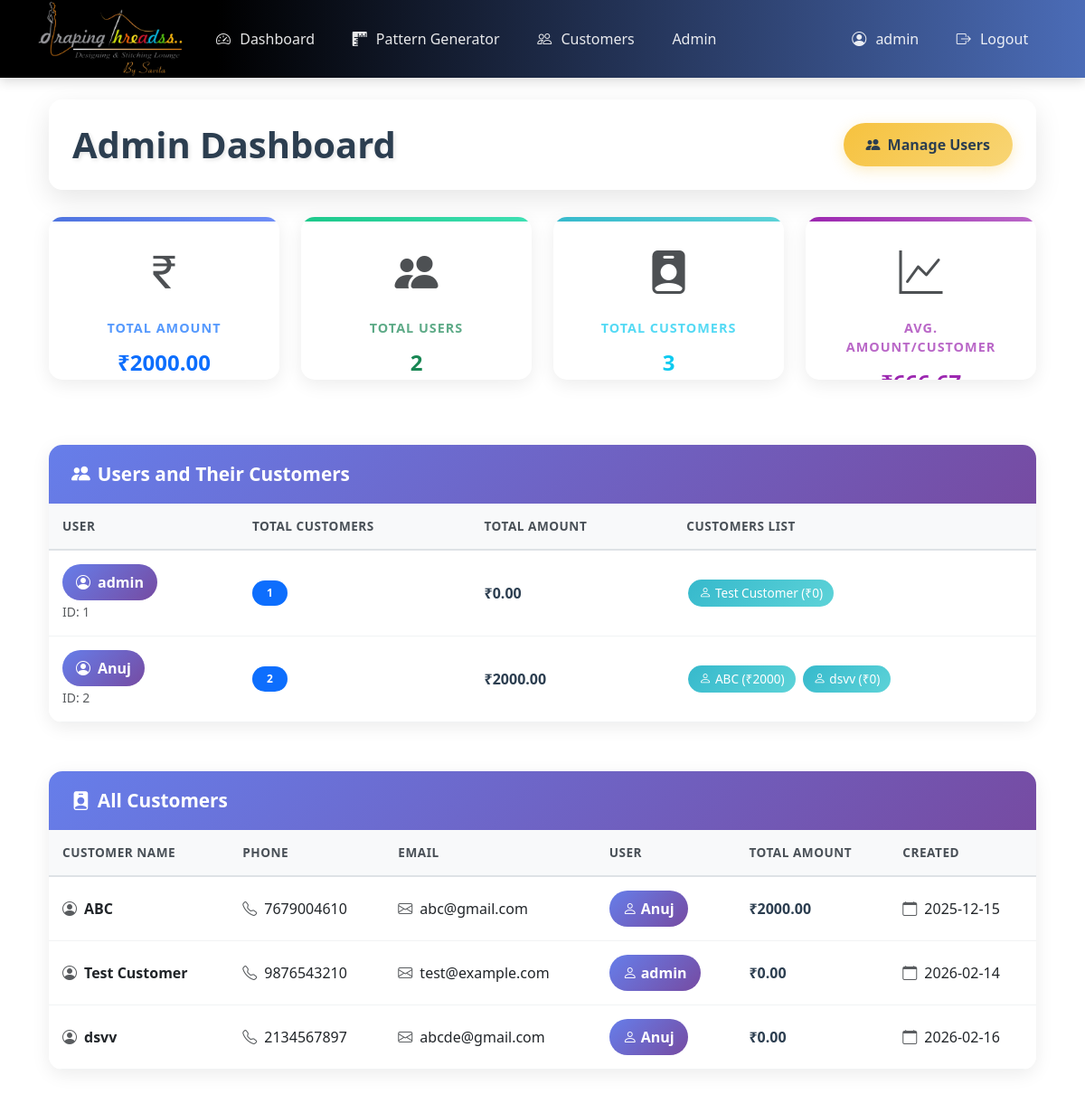
The page /dashboard (signed in) on the database its author committed.
### app.py (models this page shows, shortened)
class User(UserMixin, db.Model):
    id = db.Column(db.Integer, primary_key=True)
    username = db.Column(db.String(80), unique=True, nullable=False)
    password_hash = db.Column(db.String(128))
    created_at = db.Column(db.DateTime, default=db.func.current_timestamp())

class Customer(db.Model):
    __tablename__ = 'customer'
    id = db.Column(db.Integer, primary_key=True)
    user_id = db.Column(db.Integer, db.ForeignKey('user.id'), nullable=False)
    name = db.Column(db.String(100), nullable=False)
    email = db.Column(db.String(120), unique=True, nullable=False)
    phone = db.Column(db.String(20), unique=True, nullable=False)
    address = db.Column(db.Text)
    total_amount = db.Column(db.Float, default=0.0)  # Total amount across all orders
    created_at = db.Column(db.DateTime, default=db.func.current_timestamp())
    updated_at = db.Column(db.DateTime, default=db.func.current_timestamp(),
                         onupdate=db.func.current_timestamp())
    orders = db.relationship('Order', back_populates='customer_obj', lazy=True, cascade='all, delete-orphan')
    measurements = db.relationship('SavedMeasurement', back_populates='customer_obj', lazy=True,
                                 cascade='all, delete-orphan')

### app.py (the view)
@app.route('/dashboard')
@login_required
def dashboard():
    if current_user.username == 'admin':
        users = User.query.all()
        customers = Customer.query.all()
        total_amount = db.session.query(db.func.sum(Customer.total_amount)).scalar() or 0
        user_customers = {}
        for user in users:
            user_customers[user.id] = Customer.query.filter_by(user_id=user.id).all()
        return render_template('dashboard.html',
                             is_admin=True,
                             users=users,
                             customers=customers,
                             user_customers=user_customers,
                             total_amount=total_amount)
    else:
        return render_template('dashboard.html', is_admin=False)

### templates/dashboard.html (shortened to what this page needs)
{% extends "base.html" %}
{% block content %}
{% if is_admin %}
<div class="container">
    <div class="admin-header fade-in-up">
        <div class="d-flex justify-content-between align-items-center">
            <h1 class="admin-title">
                Admin Dashboard
            </h1>
            <div>
                <a href="{{ url_for('admin_users') }}" class="btn btn-manage-users">
                    <i class="bi bi-people-fill me-2"></i>Manage Users
                </a>
            </div>
        </div>
    </div>
    <div class="row mb-5">
        <div class="col-md-3 mb-4">
            <div class="summary-card primary fade-in-up stagger-1">
                <div class="summary-icon">
                    <i class="bi bi-currency-rupee"></i>
                </div>
                <div class="summary-title text-primary">Total Amount</div>
                <div class="summary-value text-primary amount-text">₹{{ "%.2f"|format(total_amount) }}</div>
            </div>
        </div>
        <div class="col-md-3 mb-4">
            <div class="summary-card success fade-in-up stagger-2">
                <div class="summary-icon">
                    <i class="bi bi-people-fill"></i>
                </div>
                <div class="summary-title text-success">Total Users</div>
                <div class="summary-value text-success">{{ users|length }}</div>
            </div>
        </div>
        <div class="col-md-3 mb-4">
            <div class="summary-card info fade-in-up stagger-3">
                <div class="summary-icon">
                    <i class="bi bi-person-badge-fill"></i>
                </div>
                <div class="summary-title text-info">Total Customers</div>
                <div class="summary-value text-info">{{ customers|length }}</div>
            </div>
        </div>
        <div class="col-md-3 mb-4">
            <div class="summary-card warning fade-in-up stagger-4">
                <div class="summary-icon">
                    <i class="bi bi-graph-up"></i>
                </div>
                <div class="summary-title text-warning">Avg. Amount/Customer</div>
                <div class="summary-value text-warning amount-text">₹{{ "%.2f"|format(total_amount / customers|length if customers|length > 0 else 0) }}</div>
            </div>
        </div>
    </div>
    <div class="row mb-4">
        <div class="col-12">
            <div class="data-table-card fade-in-up">
                <div class="data-table-header">
                    <h4><i class="bi bi-people-fill me-2"></i>Users and Their Customers</h4>
                </div>
                <div class="card-body p-0">
                    <div class="table-responsive">
                        <table class="table table-custom mb-0">
                            <thead>
                                <tr>
                                    <th>User</th>
                                    <th>Total Customers</th>
                                    <th>Total Amount</th>
                                    <th>Customers List</th>
                                </tr>
                            </thead>
                            <tbody>
                                {% for user in users %}
                                <tr>
                                    <td>
                                        <div class="user-badge">
                                            <i class="bi bi-person-circle me-2"></i>{{ user.username }}
                                        </div>
                                        <br>
                                        <small class="text-muted">ID: {{ user.id }}</small>
                                    </td>
                                    <td>
                                        <span class="badge bg-primary rounded-pill px-3 py-2">{{ user_customers[user.id]|length }}</span>
                                    </td>
                                    <td>
                                        <span class="amount-text">₹{{ "%.2f"|format(user_customers[user.id]|sum(attribute='total_amount')) }}</span>
                                    </td>
                                    <td>
                                        {% if user_customers[user.id] %}
                                            {% for customer in user_customers[user.id] %}
                                                <span class="customer-badge">
                                                    <i class="bi bi-person me-1"></i>{{ customer.name }} (₹{{ "%.0f"|format(customer.total_amount) }})
                                                </span>
                                            {% endfor %}
                                        {% else %}
                                            <span class="text-muted">No customers</span>
                                        {% endif %}
                                    </td>
                                </tr>
                                {% endfor %}
                            </tbody>
                        </table>
                    </div>
                </div>
            </div>
        </div>
    </div>
    <div class="row">
        <div class="col-12">
            <div class="data-table-card fade-in-up">
                <div class="data-table-header">
                    <h4><i class="bi bi-person-badge-fill me-2"></i>All Customers</h4>
                </div>
                <div class="card-body p-0">
                    <div class="table-responsive">
                        <table class="table table-custom mb-0">
                            <thead>
                                <tr>
                                    <th>Customer Name</th>
                                    <th>Phone</th>
                                    <th>Email</th>
                                    <th>User</th>
                                    <th>Total Amount</th>
                                    <th>Created</th>
                                </tr>
                            </thead>
                            <tbody>
                                {% for customer in customers %}
                                <tr>
                                    <td>
                                        <div class="d-flex align-items-center">
                                            <i class="bi bi-person-circle me-2 text-muted"></i>
                                            <strong>{{ customer.name }}</strong>
                                        </div>
                                    </td>
                                    <td>
                                        <div class="d-flex align-items-center">
                                            <i class="bi bi-telephone me-2 text-muted"></i>
                                            {{ customer.phone }}
                                        </div>
                                    </td>
                                    <td>
                                        <div class="d-flex align-items-center">
                                            <i class="bi bi-envelope me-2 text-muted"></i>
                                            {{ customer.email }}
                                        </div>
                                    </td>
                                    <td>
                                        {% for user in users if user.id == customer.user_id %}
                                            <span class="user-badge">
                                                <i class="bi bi-person me-1"></i>{{ user.username }}
                                            </span>
                                        {% endfor %}
                                    </td>
                                    <td>
                                        <span class="amount-text">₹{{ "%.2f"|format(customer.total_amount) }}</span>
                                    </td>
                                    <td>
                                        <div class="d-flex align-items-center">
                                            <i class="bi bi-calendar me-2 text-muted"></i>
                                            {{ customer.created_at.strftime('%Y-%m-%d') if customer.created_at else '-' }}
                                        </div>
                                    </td>
                                </tr>
                                {% endfor %}
                            </tbody>
                        </table>
                    </div>
                </div>
            </div>
        </div>
    </div>
</div>
{% endif %}
{% endblock %}

### templates/base.html (shortened to what this page needs)
<!DOCTYPE html>
<html lang="en">
<head>
    <link href="https://cdn.jsdelivr.net/npm/bootstrap@5.3.0/dist/css/bootstrap.min.css" rel="stylesheet">
    <link rel="stylesheet" href="https://cdn.jsdelivr.net/npm/bootstrap-icons@1.10.0/font/bootstrap-icons.css">
    <link rel="stylesheet" href="{{ url_for('static', filename='css/style.css') }}">
</head>
<body class="{% block body_class %}{% endblock %}">
    <nav class="navbar navbar-expand-lg navbar-dark bg-primary">
        <div class="container">
            <a class="navbar-brand p-0 d-flex align-items-center" href="{{ url_for('index') }}" style="height: 60px;">
                <img src="{{ url_for('static', filename='images/9_12_2025 7_10_57 PM.png') }}" alt="Draping Threadss Logo" style="max-height: 140%; width: auto; max-width: 200px;">
            </a>
            <div class="collapse navbar-collapse" id="navbarNav">
                <ul class="navbar-nav me-auto">
                    {% if current_user.is_authenticated %}
                        <li class="nav-item">
                            <a class="nav-link" href="{{ url_for('dashboard') }}">
                                <i class="bi bi-speedometer2"></i> Dashboard
                            </a>
                        </li>
                        <li class="nav-item">
                            <a class="nav-link" href="{{ url_for('pattern_generator') }}">
                                <i class="bi bi-rulers"></i> Pattern Generator
                            </a>
                        </li>
                        <li class="nav-item">
                            <a class="nav-link" href="{{ url_for('customers') }}">
                                <i class="bi bi-people"></i> Customers
                            </a>
                        </li>
                        {% if current_user.username == 'admin' %}
                        <li class="nav-item">
                            <a class="nav-link" href="{{ url_for('admin_users') }}">Admin</a>
                        </li>
                        {% endif %}
                    {% endif %}
                </ul>
                <ul class="navbar-nav">
                    {% if current_user.is_authenticated %}
                        <li class="nav-item">
                            <span class="nav-link">
                            <i class="bi bi-person-circle"></i> {{ current_user.username }}
                        </span>
                        </li>
                        <li class="nav-item">
                            <a class="nav-link" href="{{ url_for('logout') }}">
                            <i class="bi bi-box-arrow-right"></i> Logout
                        </a>
                        </li>
                    {% endif %}
                </ul>
            </div>
        </div>
    </nav>
    <div class="container mt-4">
        {% block content %}{% endblock %}
    </div>
</body>
</html>

### rows shown on the page
User: username "admin", id "1", user_customers "1", user_customers "0.00"
Customer: name "Test Customer", total_amount "0", phone "9876543210", email "test@example.com", total_amount "0.00", created_at "2026-02-14"
User: username "Anuj", id "2", user_customers "2", user_customers "2000.00"
Customer: name "ABC", total_amount "2000", phone "7679004610", email "abc@gmail.com", total_amount "2000.00", created_at "2025-12-15"
Customer: name "dsvv", total_amount "0", phone "2134567897", email "abcde@gmail.com", total_amount "0.00", created_at "2026-02-16"

### other values the page prints
{{ "%.2f"|format(total_amount) }} "2000.00"
{{ users|length }} "2"
{{ customers|length }} "3"
